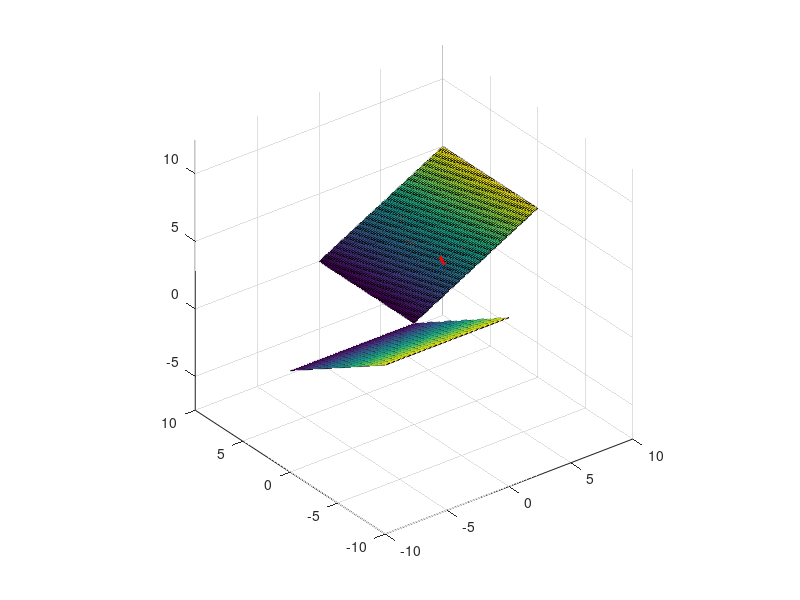

Write the MATLAB code that produced this figure. (Note: this script raises an error after producing the figure.)
clc
clear all 

%% robot characteristics
mass=0.1; %kg
g=[0,0,-9.81]; %gravity
fp=mass*g;  
CoM=[0,0,10]'; %position of CoM

%points of contact
p1=[ 4,  2,  2;
    -4, -8,  4];
p2=[ 6,  2,  3;
    -6, -8,  4];
p3=[ 7,  6,  3.5;
    -7, -4,  2];
p4=[ 5,  8, 2.5;
    -5, -2,  1];
p5=[ 4,  6,  2;
    -4, -4,  2];
px=[p1(1,1),p2(1,1),p3(1,1),p4(1,1),p5(1,1),p1(1,1);
    p1(2,1),p2(2,1),p3(2,1),p4(2,1),p5(2,1),p1(2,1)];
py=[p1(1,2),p2(1,2),p3(1,2),p4(1,2),p5(1,2),p1(1,2);
    p1(2,2),p2(2,2),p3(2,2),p4(2,2),p5(2,2),p1(2,2)];
pz=[p1(1,3),p2(1,3),p3(1,3),p4(1,3),p5(1,3),p1(1,3);
    p1(2,3),p2(2,3),p3(2,3),p4(2,3),p5(2,3),p1(2,3)];
p1=p1';
p2=p2';
p3=p3';
p4=p4';
p5=p5';
np=numel(px)-1;
%% define contact surface
[x1 y1] = meshgrid(0:0.1:10); % Generate x and y data
z1 = 0.5*x1 + 0*y1 ; % Solve for z data
surf(x1,y1,z1) %Plot the surface
hold on
[x2 y2] = meshgrid(-10:0.1:0); % Generate x and y data
z2 = 0*x2 - 0.5*y2 ; % Solve for z data
surf(x2,y2,z2) %Plot the surface
ax = gca;
axis equal
mu=0.65; % coeff, gomma su cemento asciutto

plot3(px(1,:),py(1,:),pz(1,:),"r");
plot3(px(2,:),py(2,:),pz(2,:),"r");

planes=2;
alpha_tan = [0, 0.5]; % rotation w.r.t. x
beta_tan = [-0.5, 0]; % rotation w.r.t. y

%directions 
tx=[ 1, 0, 0.5;
    -1, 0,   0]';

ty=[0,  1,   0;
    0, -1, 0.5]';

n=zeros(3,planes);
t=zeros(3,planes);
for dir=(1:2)
    tx(:,dir)=tx(:,dir)/norm(tx(:,dir));
    ty(:,dir)=ty(:,dir)/norm(ty(:,dir));
    t(:,dir)=tx(:,dir)+ty(:,dir);
    t(:,dir)=t(:,dir)/norm(t(:,dir));
    n(:,dir)=cross(tx(:,dir), ty(:,dir));
    n(:,dir)=n(:,dir)/norm(n(:,dir));
end
%% define contact forces
Fn_all=zeros(3,planes);
Ftx_all=zeros(3,planes);
Fty_all=zeros(3,planes);
Ft_all=zeros(3,planes);
Cop_all=zeros(3,planes);

wall = zeros(6*planes,1);
Astance = zeros(6,6*planes);
Vall = zeros(6*planes,4*planes);

for plane=(1:planes)
    
    f_n=n(:,plane)*fp*n(:,plane);
    f_tx=tx(:,plane)*fp*tx(:,plane);
    f_ty=ty(:,plane)*fp*ty(:,plane);
    f_t=f_tx+f_ty;

    Fn_all(:,plane)=f_n;
    Ftx_all(:,plane)=f_tx;
    Fty_all(:,plane)=f_ty;
    Ft_all(:,plane)=f_t;
    
    if norm(f_t)<=mu*f_n 
        static=true;
    else
        static=false;
    end
    f=f_n+f_t;

    V=zeros(3*np,4); %span of cone
    X=zeros(np,4);
    Y=zeros(np,4);
    Z=zeros(np,4);
    for i=(1:5)
        quiver3(px(plane,i),py(plane,i),pz(plane,i),f(1),f(2),f(3),'m','LineWidth',2)
        quiver3(px(plane,i),py(plane,i),pz(plane,i),fp(1),fp(2),fp(3),'y','LineWidth',2)
        quiver3(px(plane,i),py(plane,i),pz(plane,i),-f_n(1),-f_n(2),-f_n(3),'r','LineWidth',2)
        quiver3(px(plane,i),py(plane,i),pz(plane,i),f_t(1),f_t(2),f_t(3),'g','LineWidth',2)
        quiver3(px(plane,i),py(plane,i),pz(plane,i),f_tx(1),f_tx(2),f_tx(3),'b','LineWidth',2)
        quiver3(px(plane,i),py(plane,i),pz(plane,i),f_ty(1),f_ty(2),f_ty(3),'b','LineWidth',2)
    
        %wrench cone
        [x,y,z]=cylinder((0:0.1:1)*mu*norm(f_n),4);
    
        % Rotate the cone to align with the direction vector
        alpha=atan(alpha_tan(plane));
        beta = atan(beta_tan(plane));
        Rx = [        1,           0,                0 ;
                      0,  cos(alpha),       sin(alpha) ;
                      0, -sin(alpha),       cos(alpha)];
        Ry = [cos(beta),        0,        sin(beta) ;
                      0,        1,                0 ;
             -sin(beta),        0,        cos(beta)];   
        R = Ry*Rx;
        
        for j = 1:size(x, 2)
            [x(:, j), y(:, j), z(:, j)] = apply_rotation(x(:, j), y(:, j), z(:, j), R);
        end
    
        % Translate the cone to the origin
        x = x + px(plane,i);
        y = y + py(plane,i);
        z = z + pz(plane,i);
        temp1=R'*[x(1,1:4);y(1,1:4);z(1,1:4)];
        temp =R'*[x(11,1:4);y(11,1:4);z(11,1:4)];
        X(i,1:4)=temp(1,1:4);
        Y(i,1:4)=temp(2,1:4);
        Z(i,1:4)=temp(3,1:4);
        % Plot the cone
        surf(x, y, z);
        Vi=zeros(3,4);
        for j=(1:4)
            v=[X(i,j)-temp1(1,j),Y(i,j)-temp1(2,j),Z(i,j)-temp1(3,j)]';
            Vi(1:3,j)=v;
        end
        %[Vi,R, X(i,:),Y(i,:),Z(i,:)]=create_cone(mu, f_n, alpha_tan(plane),beta_tan(plane),[px(plane,i),py(plane,i),pz(plane,i)]);
        V(3*(i-1)+1:3*(i-1)+3,1:4)=Vi;
    end % here we finish to consider all contantact points in a plane

    U=zeros(3*np,4);
    for i=(1:3:3*np)
        for j=(1:4)
            if j==4
                ui=cross(V(i:i+2,1),V(i:i+2,j));
            else
                ui=cross(V(i:i+2,j+1),V(i:i+2,j));
            end
            temp1=R*[X((i+2)/3,j);Y((i+2)/3,j);Z((i+2)/3,j)];
            temp3=R*ui;
            if j==4            
                temp2=R*[X((i+2)/3,1);Y((i+2)/3,1);Z((i+2)/3,1)];
                quiver3((temp1(1)+temp2(1))/2,(temp1(2)+temp2(2))/2,(temp1(3)+temp2(3))/2,temp3(1),temp3(2),temp3(3),'b','LineWidth',2)
            else
                temp2=R*[X((i+2)/3,j+1);Y((i+2)/3,j+1);Z((i+2)/3,j+1)];
                quiver3((temp1(1)+temp2(1))/2,(temp1(2)+temp2(2))/2,(temp1(3)+temp2(3))/2,temp3(1),temp3(2),temp3(3),'b','LineWidth',2)
            end
            U(i:i+2,j)=ui;
        end
    end %end of U
    
    
    
    Cop = [mean(px(plane,1:5)), mean(py(plane,1:5)), mean(pz(plane,1:5))];
    Cop_all(:,plane)=Cop';
    Fcop= f*5;
    tau=[0 0 0]';
    Tau_cop=[0 0 0]';
    for i=(1:5)
        tau=cross([px(i), py(i),pz(i)]',-f);
        Tau_cop=Tau_cop+tau;
    end %end Tau_cop
    
    w=[Fcop;Tau_cop];
    Asurf=zeros(6,3*np);
    f_full=zeros(3*np,1);
    j=1;
    for i=(1:3:15)
        Asurf(1:3,i:i+2)=eye(3);
        Asurf(4:6,i:i+2)=-skew([px(j),py(j),pz(j)]');
        f_full(i:i+2)=f;
        j=j+1;
    end %end of Asurf
    
    w1=Asurf*f_full
    
    Vsurf=Asurf*V;
       
    Astance(:,(plane-1)*6+1:plane*6)=[          -R,   zeros(3,3) ;
                                        -skew(Cop)*R,           -R];
    wall((plane-1)*6+1:plane*6) = w1;
    Vall((plane-1)*6+1:plane*6, (plane-1)*4+1:plane*4) = Vsurf;

end %end of planes


wGI=Astance*wall

VGI=Astance*Vall

for i=(1:4)
    vec_vgi = zeros(2,3);
    for j = (1:planes)
        vec_vgi(1,:) = vec_vgi(1,:) + [-VGI(1,i+(j-1)*4),-VGI(2,i+(j-1)*4),-VGI(3,i+(j-1)*4)];
        vec_vgi(2,:) = vec_vgi(2,:) + [-VGI(4,i+(j-1)*4),-VGI(5,i+(j-1)*4),-VGI(6,i+(j-1)*4)];
    end
    quiver3(CoM(1),CoM(2),CoM(3),vec_vgi(1,1),vec_vgi(1,2),vec_vgi(1,3),'g','LineWidth',2)
    
    %quiver3(CoM(1),CoM(2),CoM(3),vec_vgi(2,1),vec_vgi(2,2),vec_vgi(2,3),'r','LineWidth',2)
    
end
%create_cone(mu,vec_vgi(1,:),atan2(vec_vgi(1,3),vec_vgi(1,1)),atan2(vec_vgi(1,3),vec_vgi(1,2)),CoM)
%create_cone(1,vec_vgi(2,:),atan2(vec_vgi(2,3),vec_vgi(2,1)),atan2(vec_vgi(2,3),vec_vgi(2,2)),CoM)
axis equal







function s=skew(p)
    s=[   0, -p(3),  p(2);
       p(3),     0, -p(1);
      -p(2),  p(1),    0];
end
        
    % Apply rotation to each point
function [x, y, z] = apply_rotation(x, y, z, R)
    points = [x(:), y(:), z(:)];
    rotated_points = (R * points')';
    x = reshape(rotated_points(:, 1), size(x));
    y = reshape(rotated_points(:, 2), size(y));
    z = reshape(rotated_points(:, 3), size(z));
end
function [Vi,R,X,Y,Z] = create_cone(mu, f_n, alpha_tan,beta_tan,p)
        %wrench cone
        [x,y,z]=cylinder((0:0.1:1)*mu*norm(f_n),4);
    
        % Rotate the cone to align with the direction vector
        alpha=atan(alpha_tan);
        beta = atan(beta_tan);
        Rx = [        1,           0,                0 ;
                      0,  cos(alpha),       sin(alpha) ;
                      0, -sin(alpha),       cos(alpha)];
        Ry = [cos(beta),        0,        sin(beta) ;
                      0,        1,                0 ;
             -sin(beta),        0,        cos(beta)];   
        R = Ry*Rx;
        
        for j = 1:size(x, 2)
            [x(:, j), y(:, j), z(:, j)] = apply_rotation(x(:, j), y(:, j), z(:, j), R);
        end
    
        % Translate the cone to the origin
        x = x + p(1);
        y = y + p(2);
        z = z + p(3);
        temp1=R'*[x(1,1:4);y(1,1:4);z(1,1:4)];
        temp =R'*[x(11,1:4);y(11,1:4);z(11,1:4)];
        X(i,1:4)=temp(1,1:4);
        Y(i,1:4)=temp(2,1:4);
        Z(i,1:4)=temp(3,1:4);
        % Plot the cone
        surf(x, y, z);
        Vi=zeros(3,4);
        for j=(1:4)
            v=[X(i,j)-temp1(1,j),Y(i,j)-temp1(2,j),Z(i,j)-temp1(3,j)]';
            Vi(1:3,j)=v;
        end

end

